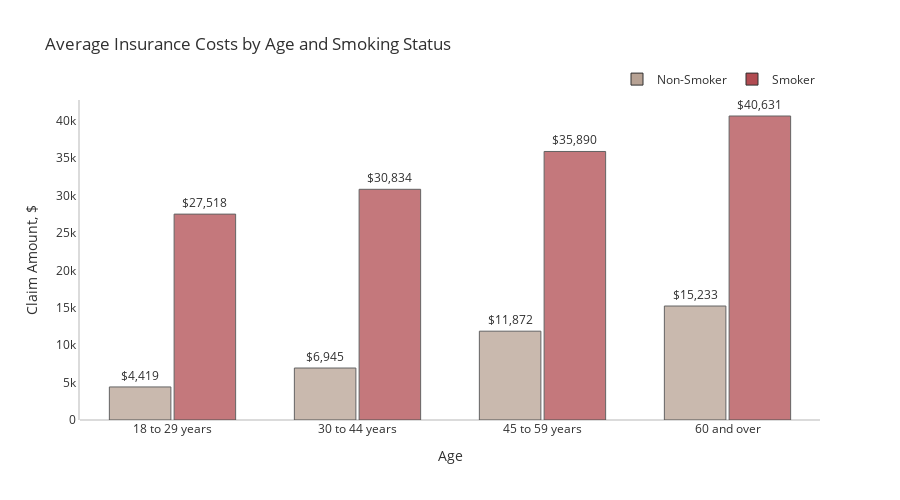

Notebook cell for this chart:
### Markdown cell above
The median claim amount of non-smokers is around \\$7,300, which is quite lower than the median claim of smokers at over \\$34,000. The distribution of insurance costs between the groups is also notably different. For non-smokers, the distribution is skewed to the right, while claim amounts for smokers have more variability with a wider spread in the boxplot and a bimodal distribution with peaks near \\$20,000 and \$40,000.

### Code cell
plot_df = ins.copy()
plot_df["Age_Group"]=['18 to 29 years' if i<30 else '30 to 44 years' if (i>=30)&(i<45) else 
                      '45 to 59 years' if (i>=45)&(i<60) else '60 and over' for i in ins['age']]
plot_df = plot_df.groupby(['Age_Group','smoker'])['charges'].mean()
plot_df = plot_df.rename('charges').reset_index().sort_values('smoker', ascending=True)
fig = px.bar(plot_df, x='Age_Group', y='charges', color='smoker', height=500, text='charges', 
             opacity=0.75, barmode='group', color_discrete_sequence=['#B7A294','#B14B51'],
             title="Average Insurance Costs by Age and Smoking Status")
fig.update_traces(texttemplate='$%{text:,.0f}', textposition='outside', 
                  marker_line=dict(width=1, color='#303030'))
fig.update_layout(font_color="#303030",bargroupgap=0.05, bargap=0.3, 
                  legend=dict(orientation="h", yanchor="bottom", y=1.02, xanchor="right", x=1, title=""),
                  xaxis=dict(title='Age',showgrid=False), 
                  yaxis=dict(title='Claim Amount, $', showgrid=False,zerolinecolor='#DBDBDB',
                             showline=True, linecolor='#DBDBDB', linewidth=2))
fig.show()

### Figure 1 — Plotly figure (JSON) as saved in the notebook; plotly's stock layout.template omitted (floating-point values rounded to 4 significant figures)
{"data": [{"alignmentgroup": "True", "hovertemplate": "smoker=Non-Smoker<br>Age_Group=%{x}<br>charges=%{text}<extra></extra>", "legendgroup": "Non-Smoker", "marker": {"color": "#B7A294", "opacity": 0.75, "pattern": {"shape": ""}, "line": {"color": "#303030", "width": 1}}, "name": "Non-Smoker", "offsetgroup": "Non-Smoker", "orientation": "v", "showlegend": true, "text": [4419.0, 6945.0, 11870.0, 15230.0], "textposition": "outside", "x": ["18 to 29 years", "30 to 44 years", "45 to 59 years", "60 and over"], "xaxis": "x", "y": [4419.0, 6945.0, 11870.0, 15230.0], "yaxis": "y", "type": "bar", "texttemplate": "$%{text:,.0f}"}, {"alignmentgroup": "True", "hovertemplate": "smoker=Smoker<br>Age_Group=%{x}<br>charges=%{text}<extra></extra>", "legendgroup": "Smoker", "marker": {"color": "#B14B51", "opacity": 0.75, "pattern": {"shape": ""}, "line": {"color": "#303030", "width": 1}}, "name": "Smoker", "offsetgroup": "Smoker", "orientation": "v", "showlegend": true, "text": [27520.0, 30830.0, 35890.0, 40630.0], "textposition": "outside", "x": ["18 to 29 years", "30 to 44 years", "45 to 59 years", "60 and over"], "xaxis": "x", "y": [27520.0, 30830.0, 35890.0, 40630.0], "yaxis": "y", "type": "bar", "texttemplate": "$%{text:,.0f}"}], "layout": {"xaxis": {"anchor": "y", "domain": [0, 1], "title": {"text": "Age"}, "showgrid": false}, "yaxis": {"anchor": "x", "domain": [0, 1], "title": {"text": "Claim Amount, $"}, "showgrid": false, "zerolinecolor": "#DBDBDB", "showline": true, "linecolor": "#DBDBDB", "linewidth": 2}, "legend": {"title": {"text": ""}, "tracegroupgap": 0, "orientation": "h", "yanchor": "bottom", "y": 1.02, "xanchor": "right", "x": 1}, "title": {"text": "Average Insurance Costs by Age and Smoking Status"}, "barmode": "group", "height": 500, "font": {"color": "#303030"}, "bargroupgap": 0.05, "bargap": 0.3}}
